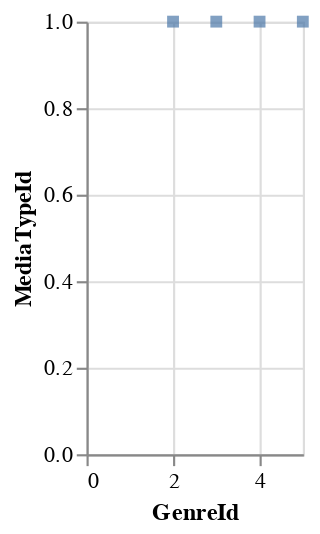

This figure's notebook cell:
### Code cell
%XVEGA_PLOT X_FIELD GenreId Y_FIELD MediaTypeId MARK square WIDTH 100 HEIGHT 200 <> SELECT * FROM genres, media_types LIMIT 5

### Figure 1 — Vega-Lite specification as saved in the notebook (floating-point values rounded to 4 significant figures)
{"$schema": "https://vega.github.io/schema/vega-lite/v4.json", "config": {"axis": {"grid": true}}, "data": {"values": [{"GenreId": "name", "MediaTypeId": "name", "Name": "name"}, {"GenreId": "2", "MediaTypeId": "1", "Name": "Jazz"}, {"GenreId": "3", "MediaTypeId": "1", "Name": "MPEG audio file"}, {"GenreId": "4", "MediaTypeId": "1", "Name": "Metal"}, {"GenreId": "5", "MediaTypeId": "1", "Name": "MPEG audio file"}, {"Name": "Alternative & Punk"}, {"Name": "MPEG audio file"}, {"Name": "Rock And Roll"}, {"Name": "MPEG audio file"}]}, "encoding": {"x": {"field": "GenreId", "type": "quantitative"}, "y": {"field": "MediaTypeId", "type": "quantitative"}}, "height": 200, "mark": {"type": "square"}, "width": 100}
